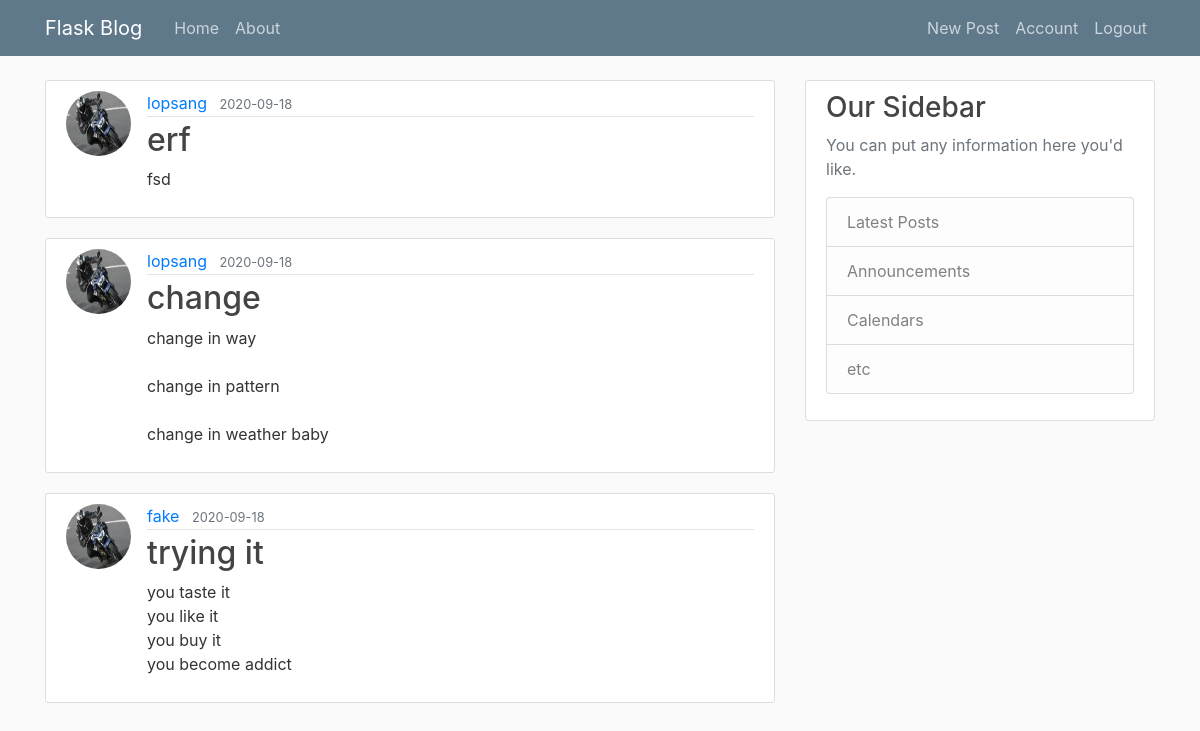
/home (signed in), run on the app's committed database.
### flaskblog/models.py (models this page shows, shortened)
class Post(db.Model):
    id = db.Column(db.Integer, primary_key=True)
    title = db.Column(db.String(100), nullable=False)
    date_posted = db.Column(db.DateTime, nullable=False, default=datetime.utcnow)
    content = db.Column(db.Text, nullable=False)
    user_id = db.Column(db.Integer, db.ForeignKey('user.id'), nullable=False)

class User(db.Model, UserMixin):
    id = db.Column(db.Integer, primary_key=True)
    username = db.Column(db.String(20), unique=True, nullable=False)
    email = db.Column(db.String(120), unique=True, nullable=False)
    image_file = db.Column(db.String(20), nullable=False, default='default.jpg')
    password = db.Column(db.String(60), nullable=False)
    posts = db.relationship('Post', backref='author', lazy=True)

### flaskblog/routes.py (the view)
@app.route("/")
@app.route("/home")
def home():
    posts = Post.query.all()
    return render_template('home.html', posts=posts)

### flaskblog/models.py (called while the page is built)
@login_manager.user_loader
def load_user(user_id):
    return User.query.get(int(user_id))

### flaskblog/templates/home.html
{% extends "layout.html" %}
{% block content %}
    {% for post in posts %}
        <article class="media content-section">
          <img class="rounded-circle article-img" src="{{ url_for('static', filename='profile_pics/' + post.author.image_file) }}">
          <div class="media-body">
            <div class="article-metadata">
              <a class="mr-2" href="#">{{ post.author.username }}</a>
              <small class="text-muted">{{ post.date_posted.strftime('%Y-%m-%d') }}</small>
            </div>
            <h2><a class="article-title" href="{{ url_for('post', post_id=post.id) }}">{{ post.title }}</a></h2>
            <p class="article-content">{{ post.content }}</p>
          </div>
        </article>
    {% endfor %}
{% endblock content %}

### flaskblog/static/main.css (style rules this page uses)
body { background: #fafafa; color: #333333; margin-top: 5rem; }
h1, h2, h3, h4, h5, h6 { color: #444444; }
.content-section { background: #ffffff; padding: 10px 20px; border: 1px solid #dddddd; border-radius: 3px; margin-bottom: 20px; }
.article-title { color: #444444; }
.article-content { white-space: pre-line; }
.article-img { height: 65px; width: 65px; margin-right: 16px; }
.article-metadata { padding-bottom: 1px; margin-bottom: 4px; border-bottom: 1px solid #e3e3e3 }

### data on the page
Post: image_file (picture), author.username "lopsang", date_posted "2020-09-18", title "erf", content "fsd"
Post: image_file (picture), author.username "lopsang", date_posted "2020-09-18", title "change", content "change in way change in pattern change in weather baby"
Post: image_file (placeholder picture), author.username "fake", date_posted "2020-09-18", title "trying it", content "you taste it you like it you buy it you become addict"
